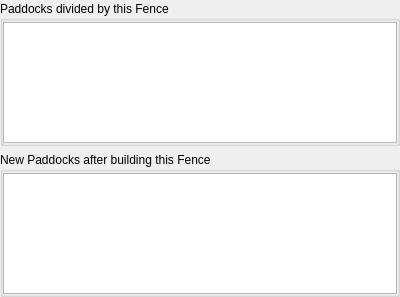
<?xml version="1.0" encoding="UTF-8"?>
<ui version="4.0">
 <class>FencePaddockChangesWidgetBase</class>
 <widget class="QWidget" name="FencePaddockChangesWidgetBase">
  <property name="geometry">
   <rect>
    <x>0</x>
    <y>0</y>
    <width>400</width>
    <height>297</height>
   </rect>
  </property>
  <property name="windowTitle">
   <string>Form</string>
  </property>
  <layout class="QVBoxLayout" name="verticalLayout">
   <property name="spacing">
    <number>6</number>
   </property>
   <property name="leftMargin">
    <number>0</number>
   </property>
   <property name="topMargin">
    <number>1</number>
   </property>
   <property name="rightMargin">
    <number>0</number>
   </property>
   <property name="bottomMargin">
    <number>0</number>
   </property>
   <item>
    <widget class="QGroupBox" name="supersededPaddockGroupBox">
     <property name="sizePolicy">
      <sizepolicy hsizetype="Minimum" vsizetype="Preferred">
       <horstretch>0</horstretch>
       <verstretch>0</verstretch>
      </sizepolicy>
     </property>
     <property name="title">
      <string>Paddocks divided by this Fence</string>
     </property>
     <layout class="QVBoxLayout" name="supersededPaddockVerticalLayout">
      <property name="leftMargin">
       <number>0</number>
      </property>
      <property name="topMargin">
       <number>1</number>
      </property>
      <property name="rightMargin">
       <number>0</number>
      </property>
      <property name="bottomMargin">
       <number>0</number>
      </property>
      <item>
       <widget class="PaddockMiniList" name="supersededPaddockMiniList">
        <property name="sizePolicy">
         <sizepolicy hsizetype="Minimum" vsizetype="Expanding">
          <horstretch>0</horstretch>
          <verstretch>0</verstretch>
         </sizepolicy>
        </property>
       </widget>
      </item>
     </layout>
    </widget>
   </item>
   <item>
    <widget class="QGroupBox" name="plannedPaddockGroupBox">
     <property name="sizePolicy">
      <sizepolicy hsizetype="Minimum" vsizetype="Preferred">
       <horstretch>0</horstretch>
       <verstretch>0</verstretch>
      </sizepolicy>
     </property>
     <property name="title">
      <string>New Paddocks after building this Fence</string>
     </property>
     <layout class="QVBoxLayout" name="plannedPaddocksVerticalLayout">
      <property name="leftMargin">
       <number>0</number>
      </property>
      <property name="topMargin">
       <number>1</number>
      </property>
      <property name="rightMargin">
       <number>0</number>
      </property>
      <property name="bottomMargin">
       <number>0</number>
      </property>
      <item>
       <widget class="PaddockMiniList" name="plannedPaddockMiniList">
        <property name="sizePolicy">
         <sizepolicy hsizetype="Minimum" vsizetype="Expanding">
          <horstretch>0</horstretch>
          <verstretch>0</verstretch>
         </sizepolicy>
        </property>
       </widget>
      </item>
     </layout>
    </widget>
   </item>
  </layout>
 </widget>
 <customwidgets>
  <customwidget>
   <class>PaddockMiniList</class>
   <extends>QListWidget</extends>
   <header>mlapp/src/widgets/feature_list/paddock_mini_list</header>
  </customwidget>
 </customwidgets>
 <resources/>
 <connections/>
</ui>
